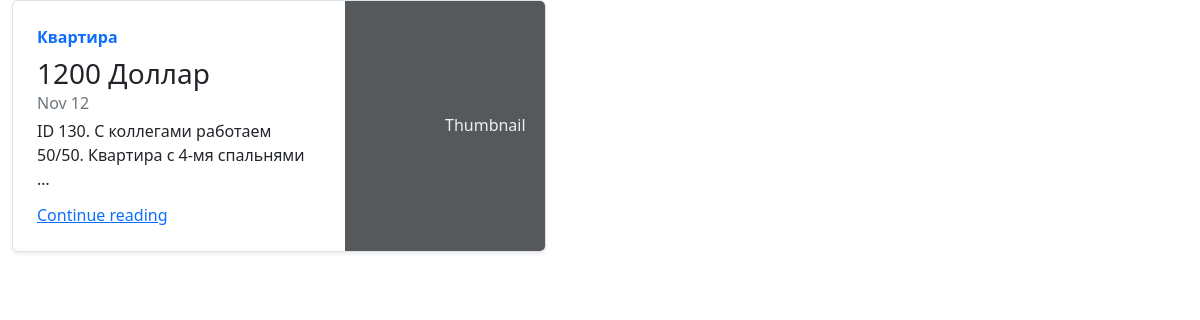
The page /categories/3 on the database its author committed.
### main/models.py (models this page shows, shortened)
class Estate(models.Model):
    title = models.CharField(verbose_name="Название", max_length=255, null=True, blank=True)
    description = models.TextField(verbose_name="Описание", null=True, blank=True)
    price = models.PositiveBigIntegerField(verbose_name="Цена")
    currency = models.CharField(verbose_name="Валюта", max_length=32, choices=CURRENCY, default=DOLLAR)
    area = models.PositiveIntegerField(verbose_name="Площадь")
    room_amount = models.PositiveSmallIntegerField(verbose_name="Количество комнат")
    type = models.CharField(verbose_name="Тип недвижимости", max_length=64, choices=ESTATE_TYPE, default=FLAT)
    categories = models.ManyToManyField(Category, related_name='estates')
    created_date = models.DateTimeField(default=now, editable=False)

### main/views.py (the view)
# urls.py: path('categories/<int:pk>', views.category_detail, name='category_detail'),
def category_detail(request, pk):
    category = Category.objects.get(pk=pk)
    return render(request, 'category_detail.html', {'category': category})

### main/templates/category_detail.html
{% extends "base.html" %}
{% block body %}
<div class="row mb-2 container">
  {% for estate in category.estates.all %}
    <div class="col-md-6">
        <div class="row g-0 border rounded overflow-hidden flex-md-row mb-4 shadow-sm h-md-250 position-relative">
        <div class="col p-4 d-flex flex-column position-static">
          <strong class="d-inline-block mb-2 text-primary">{{ estate.type }}</strong>
          <h3 class="mb-0">{{ estate.price }}  {{ estate.currency }}</h3>
          <div class="mb-1 text-muted">Nov 12</div>
          <p class="card-text mb-auto">{{ estate.description | truncatewords:10 }}</p>
          <a href="{% url 'estate_detail' estate.id %}" class="stretched-link">Continue reading</a>
        </div>
          <div class="col-auto d-none d-lg-block">
            <svg class="bd-placeholder-img" width="200" height="250" xmlns="http://www.w3.org/2000/svg" role="img" aria-label="Placeholder: Thumbnail" preserveAspectRatio="xMidYMid slice" focusable="false"><title>Placeholder</title><rect width="100%" height="100%" fill="#55595c"></rect><text x="50%" y="50%" fill="#eceeef" dy=".3em">Thumbnail</text></svg>
          </div>
      </div>
    </div>
  {% endfor %}
</div>
{% endblock %}

### rows shown on the page
Estate: type "Квартира", price "1200", currency "Доллар", description "ID 130. С коллегами работаем 50/50. Квартира с 4-мя спальнями …"
